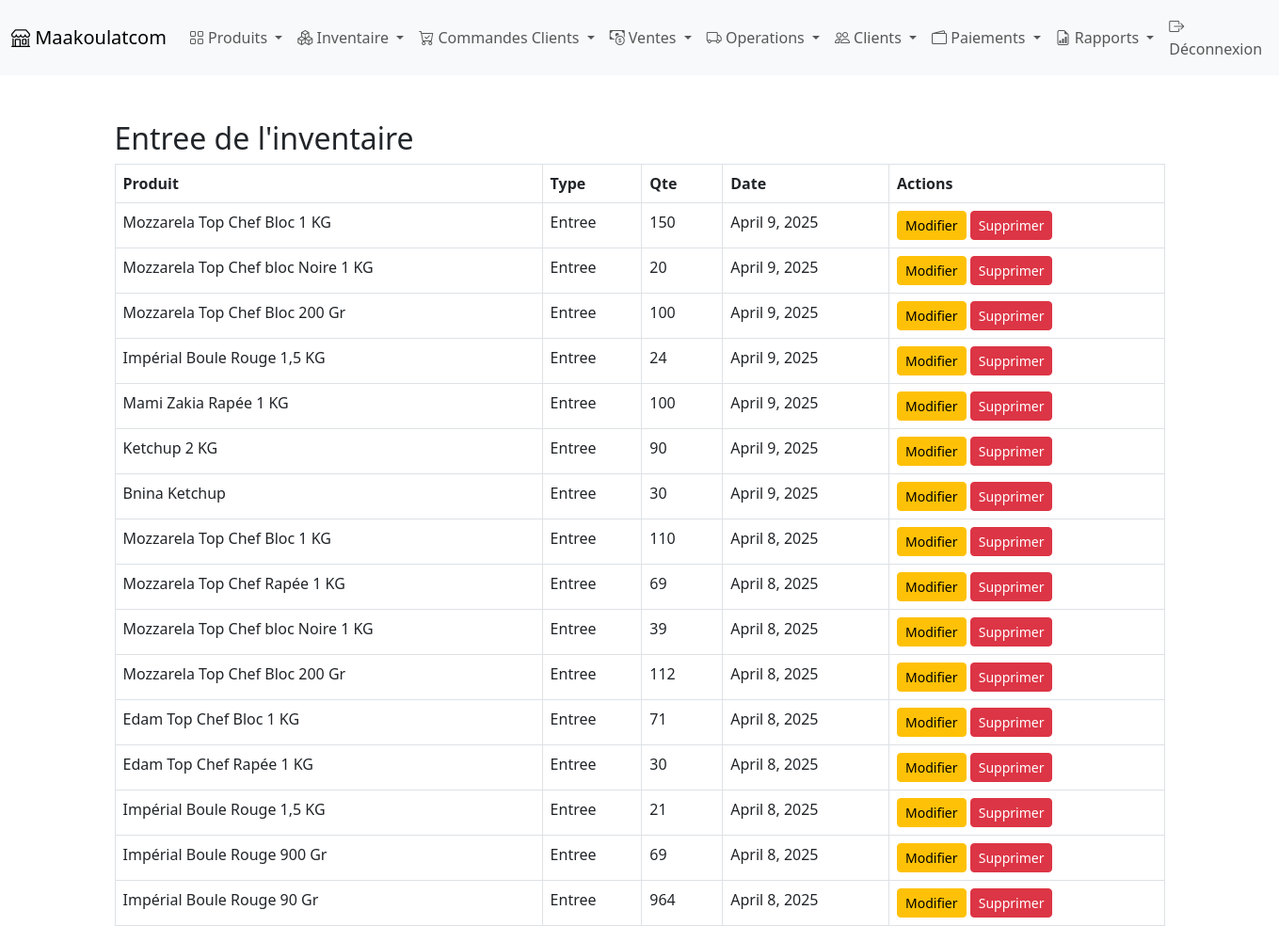
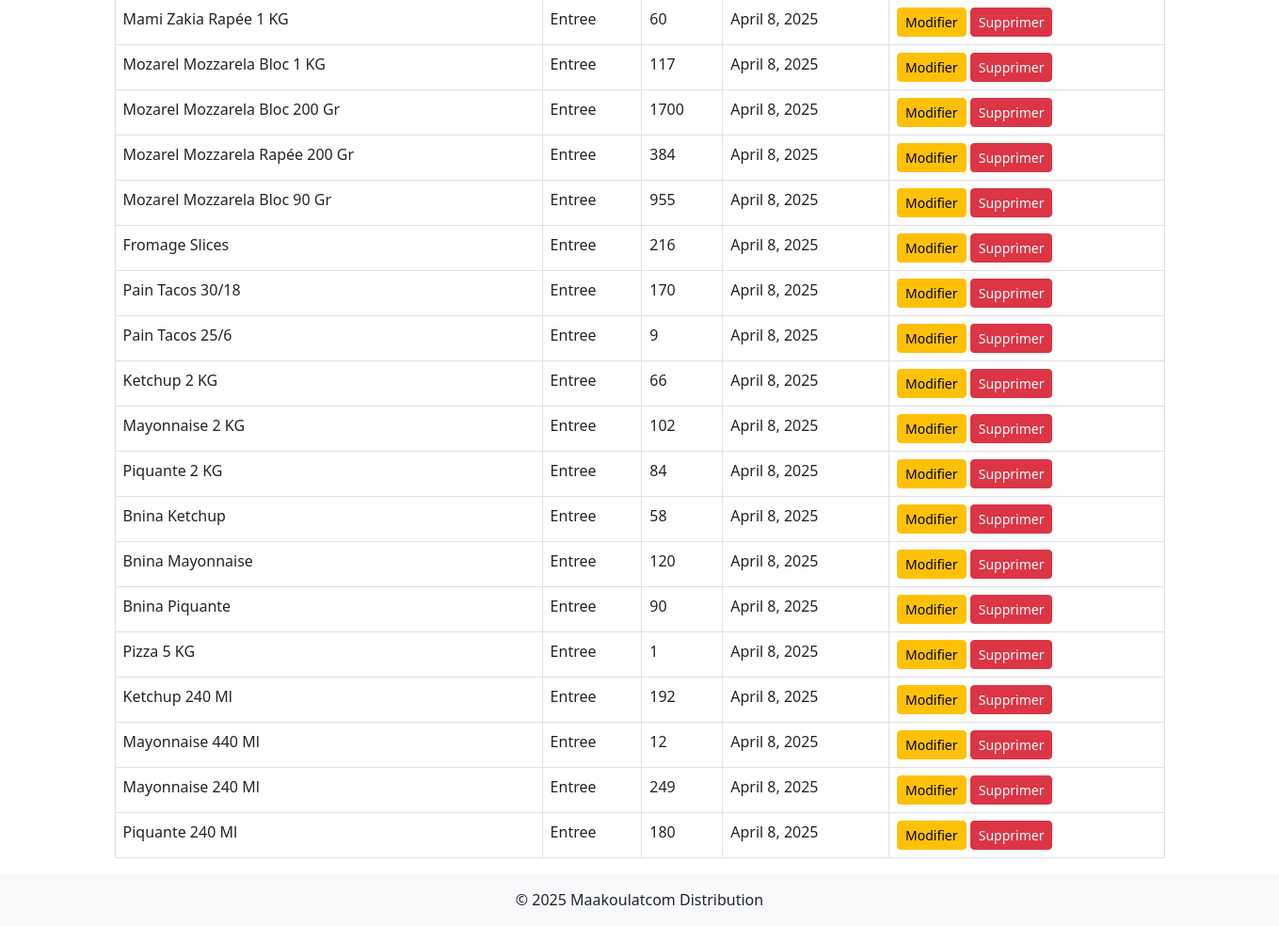
Screenshot of /entries/manage/ (signed in) with the database file from the repository (2 pictures, top to bottom).
### products/models.py (models this page shows, shortened)
class InventoryEntry(models.Model):
    ENTRY_TYPES = [
        ('restock', 'Entree'),
        ('return', 'Retour'),
    ]
    product = models.ForeignKey(Product, on_delete=models.CASCADE)
    entry_type = models.CharField(max_length=20, choices=ENTRY_TYPES)
    quantity = models.IntegerField()
    date = models.DateField(auto_now_add=True)

class Product(models.Model):
    CATEGORY_CHOICES = [
        ('Fromages', 'Fromages'),
        ('Sauces', 'Sauces'),
        ('Poisson', 'Poisson'),
        ('Poulet', 'Poulet'),
        ('Divers', 'Divers'),
    ]
    SUPPLIER_CHOICES = [
        ('Top Chef', 'Top Chef'),
        ('Ali', 'Ali'),
        ('Adnane', 'Adnane'),
        ('Yozi Food', 'Yozi Food'),
        ('Divers', 'Divers'),
    ]
    code = models.CharField(max_length=50, unique=True)
    name = models.CharField(max_length=100)
    name_ar = models.CharField(max_length=100, null=True, blank=True)
    purchase_price = models.DecimalField(max_digits=10, decimal_places=2)
    selling_price = models.DecimalField(max_digits=10, decimal_places=2)
    quantity = models.IntegerField(default=0)
    category = models.CharField(max_length=20, choices=CATEGORY_CHOICES, default='Divers')
    supplier = models.CharField(max_length=20, choices=SUPPLIER_CHOICES, default='Divers')
    critical_threshold = models.IntegerField(default=10)

### products/views.py (the view)
# urls.py: path('entries/manage/', views.inventory_entries, name='inventory_entries'),  # New path for managing entries
@login_required
def inventory_entries(request):
    entries = InventoryEntry.objects.all().order_by('-date')
    return render(request, 'inventory/inventory_entries.html', {'entries': entries})

### products/templates/inventory/inventory_entries.html (shortened to what this page needs)
{% extends 'products/base.html' %}
{% block content %}
<h2>Entree de l'inventaire</h2>
<table class="table table-bordered">
    <thead>
        <tr>
            <th>Produit</th>
            <th>Type</th>
            <th>Qte</th>
            <th>Date</th>
            <th>Actions</th>
        </tr>
    </thead>
    <tbody>
        {% for entry in entries %}
        <tr>
            <td>{{ entry.product.name }}</td>
            <td>{{ entry.get_entry_type_display }}</td>
            <td>{{ entry.quantity }}</td>
            <td>{{ entry.date }}</td>
            <td>
                <a href="{% url 'products:edit_inventory_entry' entry.id %}" class="btn btn-warning btn-sm">Modifier</a>
                <a href="{% url 'products:delete_inventory_entry' entry.id %}" class="btn btn-danger btn-sm">Supprimer</a>
            </td>
        </tr>
        {% endfor %}
    </tbody>
</table>
{% endblock %}

### products/templates/products/base.html (style rules this page uses)
html, body { height: 100%; }
body { display: flex; flex-direction: column; }

### rows the page displays
InventoryEntry: product.name "Mozzarela Top Chef Bloc 1 KG", entry_type "Entree", quantity "150", date "April 9, 2025"
InventoryEntry: product.name "Mozzarela Top Chef bloc Noire 1 KG", entry_type "Entree", quantity "20", date "April 9, 2025"
InventoryEntry: product.name "Mozzarela Top Chef Bloc 200 Gr", entry_type "Entree", quantity "100", date "April 9, 2025"
InventoryEntry: product.name "Impérial Boule Rouge 1,5 KG", entry_type "Entree", quantity "24", date "April 9, 2025"
InventoryEntry: product.name "Mami Zakia Rapée 1 KG", entry_type "Entree", quantity "100", date "April 9, 2025"
InventoryEntry: product.name "Ketchup 2 KG", entry_type "Entree", quantity "90", date "April 9, 2025"
InventoryEntry: product.name "Bnina Ketchup", entry_type "Entree", quantity "30", date "April 9, 2025"
InventoryEntry: product.name "Mozzarela Top Chef Bloc 1 KG", entry_type "Entree", quantity "110", date "April 8, 2025"
InventoryEntry: product.name "Mozzarela Top Chef Rapée 1 KG", entry_type "Entree", quantity "69", date "April 8, 2025"
InventoryEntry: product.name "Mozzarela Top Chef bloc Noire 1 KG", entry_type "Entree", quantity "39", date "April 8, 2025"
InventoryEntry: product.name "Mozzarela Top Chef Bloc 200 Gr", entry_type "Entree", quantity "112", date "April 8, 2025"
InventoryEntry: product.name "Edam Top Chef Bloc 1 KG", entry_type "Entree", quantity "71", date "April 8, 2025"
InventoryEntry: product.name "Edam Top Chef Rapée 1 KG", entry_type "Entree", quantity "30", date "April 8, 2025"
InventoryEntry: product.name "Impérial Boule Rouge 1,5 KG", entry_type "Entree", quantity "21", date "April 8, 2025"
InventoryEntry: product.name "Impérial Boule Rouge 900 Gr", entry_type "Entree", quantity "69", date "April 8, 2025"
InventoryEntry: product.name "Impérial Boule Rouge 90 Gr", entry_type "Entree", quantity "964", date "April 8, 2025"
InventoryEntry: product.name "Mami Zakia Rapée 1 KG", entry_type "Entree", quantity "60", date "April 8, 2025"
InventoryEntry: product.name "Mozarel Mozzarela Bloc 1 KG", entry_type "Entree", quantity "117", date "April 8, 2025"
InventoryEntry: product.name "Mozarel Mozzarela Bloc 200 Gr", entry_type "Entree", quantity "1700", date "April 8, 2025"
InventoryEntry: product.name "Mozarel Mozzarela Rapée 200 Gr", entry_type "Entree", quantity "384", date "April 8, 2025"
InventoryEntry: product.name "Mozarel Mozzarela Bloc 90 Gr", entry_type "Entree", quantity "955", date "April 8, 2025"
InventoryEntry: product.name "Fromage Slices", entry_type "Entree", quantity "216", date "April 8, 2025"
InventoryEntry: product.name "Pain Tacos 30/18", entry_type "Entree", quantity "170", date "April 8, 2025"
InventoryEntry: product.name "Pain Tacos 25/6", entry_type "Entree", quantity "9", date "April 8, 2025"
InventoryEntry: product.name "Ketchup 2 KG", entry_type "Entree", quantity "66", date "April 8, 2025"
InventoryEntry: product.name "Mayonnaise 2 KG", entry_type "Entree", quantity "102", date "April 8, 2025"
InventoryEntry: product.name "Piquante 2 KG", entry_type "Entree", quantity "84", date "April 8, 2025"
InventoryEntry: product.name "Bnina Ketchup", entry_type "Entree", quantity "58", date "April 8, 2025"
InventoryEntry: product.name "Bnina Mayonnaise", entry_type "Entree", quantity "120", date "April 8, 2025"
InventoryEntry: product.name "Bnina Piquante", entry_type "Entree", quantity "90", date "April 8, 2025"
InventoryEntry: product.name "Pizza 5 KG", entry_type "Entree", quantity "1", date "April 8, 2025"
InventoryEntry: product.name "Ketchup 240 Ml", entry_type "Entree", quantity "192", date "April 8, 2025"
InventoryEntry: product.name "Mayonnaise 440 Ml", entry_type "Entree", quantity "12", date "April 8, 2025"
InventoryEntry: product.name "Mayonnaise 240 Ml", entry_type "Entree", quantity "249", date "April 8, 2025"
InventoryEntry: product.name "Piquante 240 Ml", entry_type "Entree", quantity "180", date "April 8, 2025"
